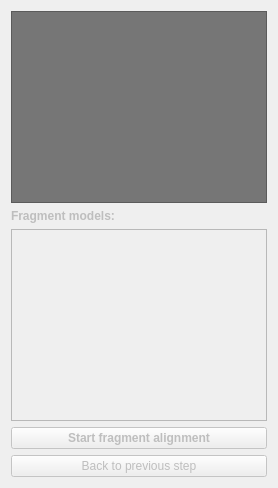
        <widget class="QWidget" name="InputDataTab">
         <property name="enabled">
          <bool>false</bool>
         </property>
         <attribute name="title">
          <string>Fragment models</string>
         </attribute>
         <layout class="QGridLayout" name="gridLayout_2">
          <item row="5" column="0">
           <widget class="qMRMLSubjectHierarchyTreeView" name="FragmentModelsTree">
            <property name="sizePolicy">
             <sizepolicy hsizetype="Ignored" vsizetype="Expanding">
              <horstretch>0</horstretch>
              <verstretch>0</verstretch>
             </sizepolicy>
            </property>
            <property name="minimumSize">
             <size>
              <width>160</width>
              <height>150</height>
             </size>
            </property>
            <property name="dragDropMode">
             <enum>QAbstractItemView::InternalMove</enum>
            </property>
            <property name="selectionMode">
             <enum>QAbstractItemView::SingleSelection</enum>
            </property>
            <property name="sortingEnabled">
             <bool>true</bool>
            </property>
            <property name="headerHidden">
             <bool>true</bool>
            </property>
            <property name="nodeTypes">
             <stringlist>
              <string>vtkMRMLModelNode</string>
              <string>vtkMRMLModelHierarchyNode</string>
             </stringlist>
            </property>
           </widget>
          </item>
          <item row="7" column="0">
           <widget class="QPushButton" name="StartButton1">
            <property name="font">
             <font>
              <weight>75</weight>
              <bold>true</bold>
             </font>
            </property>
            <property name="acceptDrops">
             <bool>false</bool>
            </property>
            <property name="autoFillBackground">
             <bool>false</bool>
            </property>
            <property name="text">
             <string>Start fragment alignment</string>
            </property>
            <property name="checkable">
             <bool>false</bool>
            </property>
           </widget>
          </item>
          <item row="1" column="0">
           <widget class="QLabel" name="FragmentLabelmapsLabel">
            <property name="font">
             <font>
              <weight>75</weight>
              <bold>true</bold>
             </font>
            </property>
            <property name="text">
             <string>Fragment models:</string>
            </property>
           </widget>
          </item>
          <item row="8" column="0">
           <widget class="QPushButton" name="BackToTab1Button">
            <property name="text">
             <string>Back to previous step</string>
            </property>
           </widget>
          </item>
          <item row="0" column="0">
           <widget class="QTextBrowser" name="Step1Description">
            <property name="palette">
             <palette>
              <active>
               <colorrole role="WindowText">
                <brush brushstyle="SolidPattern">
                 <color alpha="255">
                  <red>255</red>
                  <green>255</green>
                  <blue>255</blue>
                 </color>
                </brush>
               </colorrole>
               <colorrole role="Button">
                <brush brushstyle="SolidPattern">
                 <color alpha="255">
                  <red>118</red>
                  <green>118</green>
                  <blue>118</blue>
                 </color>
                </brush>
               </colorrole>
               <colorrole role="Light">
                <brush brushstyle="SolidPattern">
                 <color alpha="255">
                  <red>177</red>
                  <green>177</green>
                  <blue>177</blue>
                 </color>
                </brush>
               </colorrole>
               <colorrole role="Midlight">
                <brush brushstyle="SolidPattern">
                 <color alpha="255">
                  <red>147</red>
                  <green>147</green>
                  <blue>147</blue>
                 </color>
                </brush>
               </colorrole>
               <colorrole role="Dark">
                <brush brushstyle="SolidPattern">
                 <color alpha="255">
                  <red>59</red>
                  <green>59</green>
                  <blue>59</blue>
                 </color>
                </brush>
               </colorrole>
               <colorrole role="Mid">
                <brush brushstyle="SolidPattern">
                 <color alpha="255">
                  <red>78</red>
                  <green>78</green>
                  <blue>78</blue>
                 </color>
                </brush>
               </colorrole>
               <colorrole role="Text">
                <brush brushstyle="SolidPattern">
                 <color alpha="255">
                  <red>255</red>
                  <green>255</green>
                  <blue>255</blue>
                 </color>
                </brush>
               </colorrole>
               <colorrole role="BrightText">
                <brush brushstyle="SolidPattern">
                 <color alpha="255">
                  <red>255</red>
                  <green>255</green>
                  <blue>255</blue>
                 </color>
                </brush>
               </colorrole>
               <colorrole role="ButtonText">
                <brush brushstyle="SolidPattern">
                 <color alpha="255">
                  <red>255</red>
                  <green>255</green>
                  <blue>255</blue>
                 </color>
                </brush>
               </colorrole>
               <colorrole role="Base">
                <brush brushstyle="SolidPattern">
                 <color alpha="255">
                  <red>118</red>
                  <green>118</green>
                  <blue>118</blue>
                 </color>
                </brush>
               </colorrole>
               <colorrole role="Window">
                <brush brushstyle="SolidPattern">
                 <color alpha="255">
                  <red>118</red>
                  <green>118</green>
                  <blue>118</blue>
                 </color>
                </brush>
               </colorrole>
               <colorrole role="Shadow">
                <brush brushstyle="SolidPattern">
                 <color alpha="255">
                  <red>0</red>
                  <green>0</green>
                  <blue>0</blue>
                 </color>
                </brush>
               </colorrole>
               <colorrole role="AlternateBase">
                <brush brushstyle="SolidPattern">
                 <color alpha="255">
                  <red>59</red>
                  <green>59</green>
                  <blue>59</blue>
                 </color>
                </brush>
               </colorrole>
               <colorrole role="ToolTipBase">
                <brush brushstyle="SolidPattern">
                 <color alpha="255">
                  <red>255</red>
                  <green>255</green>
                  <blue>220</blue>
                 </color>
                </brush>
               </colorrole>
               <colorrole role="ToolTipText">
                <brush brushstyle="SolidPattern">
                 <color alpha="255">
                  <red>0</red>
                  <green>0</green>
                  <blue>0</blue>
                 </color>
                </brush>
               </colorrole>
              </active>
              <inactive>
               <colorrole role="WindowText">
                <brush brushstyle="SolidPattern">
                 <color alpha="255">
                  <red>255</red>
                  <green>255</green>
                  <blue>255</blue>
                 </color>
                </brush>
               </colorrole>
               <colorrole role="Button">
                <brush brushstyle="SolidPattern">
                 <color alpha="255">
                  <red>118</red>
                  <green>118</green>
                  <blue>118</blue>
                 </color>
                </brush>
               </colorrole>
               <colorrole role="Light">
                <brush brushstyle="SolidPattern">
                 <color alpha="255">
                  <red>177</red>
                  <green>177</green>
                  <blue>177</blue>
                 </color>
                </brush>
               </colorrole>
               <colorrole role="Midlight">
                <brush brushstyle="SolidPattern">
                 <color alpha="255">
                  <red>147</red>
                  <green>147</green>
                  <blue>147</blue>
                 </color>
                </brush>
               </colorrole>
               <colorrole role="Dark">
                <brush brushstyle="SolidPattern">
                 <color alpha="255">
                  <red>59</red>
                  <green>59</green>
                  <blue>59</blue>
                 </color>
                </brush>
               </colorrole>
               <colorrole role="Mid">
                <brush brushstyle="SolidPattern">
                 <color alpha="255">
                  <red>78</red>
                  <green>78</green>
                  <blue>78</blue>
                 </color>
                </brush>
               </colorrole>
               <colorrole role="Text">
                <brush brushstyle="SolidPattern">
                 <color alpha="255">
                  <red>255</red>
                  <green>255</green>
                  <blue>255</blue>
                 </color>
                </brush>
               </colorrole>
               <colorrole role="BrightText">
                <brush brushstyle="SolidPattern">
                 <color alpha="255">
                  <red>255</red>
                  <green>255</green>
                  <blue>255</blue>
                 </color>
                </brush>
               </colorrole>
               <colorrole role="ButtonText">
                <brush brushstyle="SolidPattern">
                 <color alpha="255">
                  <red>255</red>
                  <green>255</green>
                  <blue>255</blue>
                 </color>
                </brush>
               </colorrole>
               <colorrole role="Base">
                <brush brushstyle="SolidPattern">
                 <color alpha="255">
                  <red>118</red>
                  <green>118</green>
                  <blue>118</blue>
                 </color>
                </brush>
               </colorrole>
               <colorrole role="Window">
                <brush brushstyle="SolidPattern">
                 <color alpha="255">
                  <red>118</red>
                  <green>118</green>
                  <blue>118</blue>
                 </color>
                </brush>
               </colorrole>
               <colorrole role="Shadow">
                <brush brushstyle="SolidPattern">
                 <color alpha="255">
                  <red>0</red>
                  <green>0</green>
                  <blue>0</blue>
                 </color>
                </brush>
               </colorrole>
               <colorrole role="AlternateBase">
                <brush brushstyle="SolidPattern">
                 <color alpha="255">
                  <red>118</red>
                  <green>118</green>
                  <blue>118</blue>
                 </color>
                </brush>
               </colorrole>
               <colorrole role="ToolTipBase">
                <brush brushstyle="SolidPattern">
                 <color alpha="255">
                  <red>255</red>
                  <green>255</green>
                  <blue>220</blue>
                 </color>
                </brush>
               </colorrole>
               <colorrole role="ToolTipText">
                <brush brushstyle="SolidPattern">
                 <color alpha="255">
                  <red>0</red>
                  <green>0</green>
                  <blue>0</blue>
                 </color>
                </brush>
               </colorrole>
              </inactive>
              <disabled>
               <colorrole role="WindowText">
                <brush brushstyle="SolidPattern">
                 <color alpha="255">
                  <red>59</red>
                  <green>59</green>
                  <blue>59</blue>
                 </color>
                </brush>
               </colorrole>
               <colorrole role="Button">
                <brush brushstyle="SolidPattern">
                 <color alpha="255">
                  <red>118</red>
                  <green>118</green>
                  <blue>118</blue>
                 </color>
                </brush>
               </colorrole>
               <colorrole role="Light">
                <brush brushstyle="SolidPattern">
                 <color alpha="255">
                  <red>177</red>
                  <green>177</green>
                  <blue>177</blue>
                 </color>
                </brush>
               </colorrole>
               <colorrole role="Midlight">
                <brush brushstyle="SolidPattern">
                 <color alpha="255">
                  <red>147</red>
                  <green>147</green>
                  <blue>147</blue>
                 </color>
                </brush>
               </colorrole>
               <colorrole role="Dark">
                <brush brushstyle="SolidPattern">
                 <color alpha="255">
                  <red>59</red>
                  <green>59</green>
                  <blue>59</blue>
                 </color>
                </brush>
               </colorrole>
               <colorrole role="Mid">
                <brush brushstyle="SolidPattern">
                 <color alpha="255">
                  <red>78</red>
                  <green>78</green>
                  <blue>78</blue>
                 </color>
                </brush>
               </colorrole>
               <colorrole role="Text">
                <brush brushstyle="SolidPattern">
                 <color alpha="255">
                  <red>59</red>
                  <green>59</green>
                  <blue>59</blue>
                 </color>
                </brush>
               </colorrole>
               <colorrole role="BrightText">
                <brush brushstyle="SolidPattern">
                 <color alpha="255">
                  <red>255</red>
                  <green>255</green>
                  <blue>255</blue>
                 </color>
                </brush>
               </colorrole>
               <colorrole role="ButtonText">
                <brush brushstyle="SolidPattern">
                 <color alpha="255">
                  <red>59</red>
                  <green>59</green>
                  <blue>59</blue>
                 </color>
                </brush>
               </colorrole>
               <colorrole role="Base">
                <brush brushstyle="SolidPattern">
                 <color alpha="255">
                  <red>118</red>
                  <green>118</green>
                  <blue>118</blue>
                 </color>
                </brush>
               </colorrole>
               <colorrole role="Window">
                <brush brushstyle="SolidPattern">
                 <color alpha="255">
                  <red>118</red>
                  <green>118</green>
                  <blue>118</blue>
                 </color>
                </brush>
               </colorrole>
               <colorrole role="Shadow">
                <brush brushstyle="SolidPattern">
                 <color alpha="255">
                  <red>0</red>
                  <green>0</green>
                  <blue>0</blue>
                 </color>
                </brush>
               </colorrole>
               <colorrole role="AlternateBase">
                <brush brushstyle="SolidPattern">
                 <color alpha="255">
                  <red>118</red>
                  <green>118</green>
                  <blue>118</blue>
                 </color>
                </brush>
               </colorrole>
               <colorrole role="ToolTipBase">
                <brush brushstyle="SolidPattern">
                 <color alpha="255">
                  <red>255</red>
                  <green>255</green>
                  <blue>220</blue>
                 </color>
                </brush>
               </colorrole>
               <colorrole role="ToolTipText">
                <brush brushstyle="SolidPattern">
                 <color alpha="255">
                  <red>0</red>
                  <green>0</green>
                  <blue>0</blue>
                 </color>
                </brush>
               </colorrole>
              </disabled>
             </palette>
            </property>
           </widget>
          </item>
         </layout>
        </widget>
